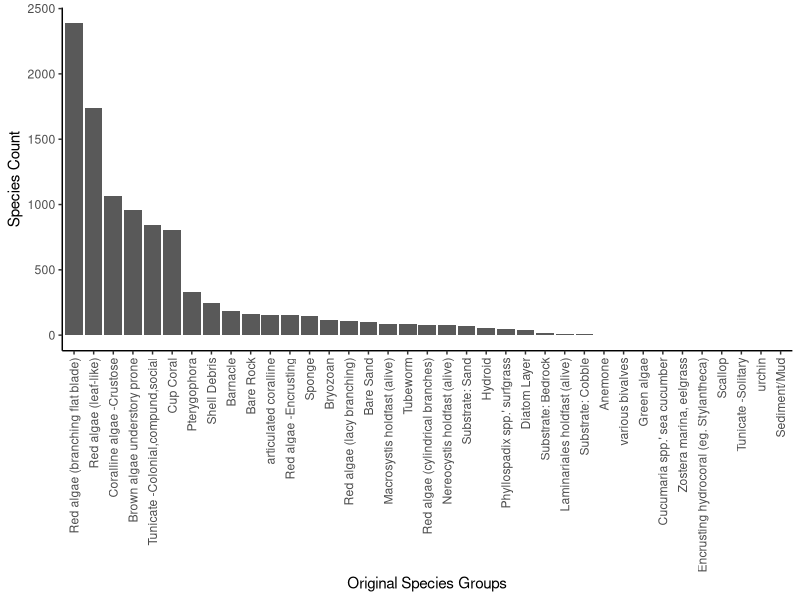
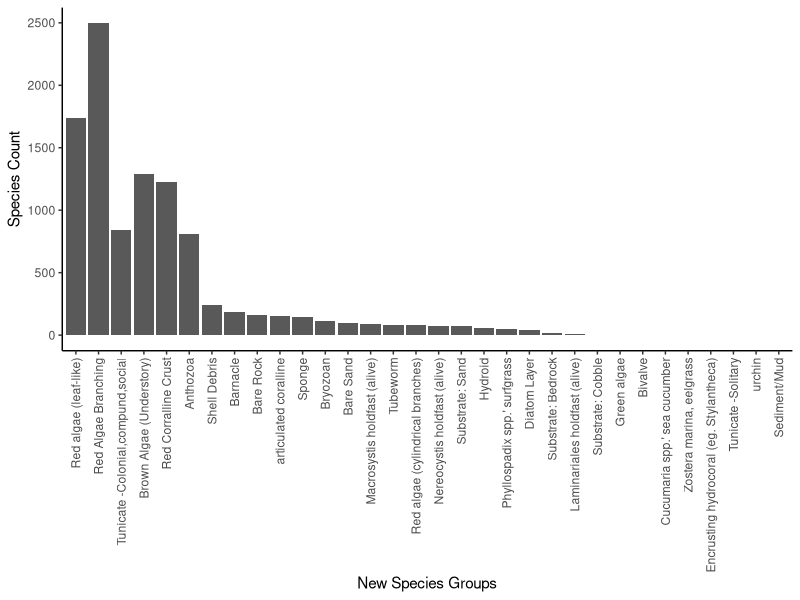

These figures' R source, in order:
## ---- chunk 1
#to load data make sure directory is set to knit from project directory
knitr::opts_chunk$set(echo = FALSE,message=FALSE, warning=FALSE)
 
library(here)
library(tidyverse)
library(knitr)
 
substrate_codes <- read_csv(here("Data","CSV_2015_on","substrate_codes.csv"))

#load 2015 data 
dat.2015 <- read_csv(here("Data", "csv files", "2015_OCNMSDataComplete_standardized_122116.csv")) %>%
  filter(`PISCO datatype` == "UPC") %>%
  separate(Date, into = c("MONTH","DAY","YEAR")) %>%
  rename_all(toupper) %>%
  rename(CLASSCODE= "PISCO CLASSCODE") %>%
  mutate(BUDDY = NA, SEGMENT = NA,SIDE = NA, ZONE = NA, TRANSECT = NA) %>%
  select(SITE, MONTH, DAY, YEAR, OBSERVER, TRANSECT ,QUADRAT, CLASSCODE, PERCENT.COVER,COUNT,DEPTH.FT,SIDE,ZONE,TRANSECT,BUDDY,SEGMENT)
 
#2016 --> 2019
dat.2016 <- read_csv(here("Data","CSV_2015_on","NWFSC_UPC_ALLYEARS_data_2019.csv")) %>% 
              filter(CATEGORY == "COVER") %>%
              select(1:20) %>%
              rename(DEPTH.FT= "DEPTH (FT)")  %>%
              mutate(QUADRAT = NA, PERCENT.COVER = NA) %>% #will circle back tothis and get % cover for 2016 to 2019 data 
              select(SITE, MONTH, DAY, YEAR, OBSERVER, TRANSECT ,QUADRAT, CLASSCODE, PERCENT.COVER,COUNT,DEPTH.FT,SIDE,ZONE,TRANSECT,BUDDY,SEGMENT)

dat.upc <- rbind(dat.2015, dat.2016) %>%
 mutate(COUNT = replace_na(COUNT, 0)) %>%
  left_join(substrate_codes) %>% #rename two that arent in substrate key
  mutate(NAME = case_when(CLASSCODE == "ptero" | NAME == "Pterogophora" ~ "Pterygophora",
                          CLASSCODE == "shell" ~ "various bivalves",
                          TRUE ~ NAME))
 
## ---- chunk 2
#plot species occurence to figure out what should be lumped
dat.upc %>%
  group_by(NAME) %>%
  summarise(species_occurence = sum(COUNT)) %>%
  ggplot() +
  geom_bar(aes(x=reorder(NAME, -species_occurence), y = species_occurence), stat = "identity")+ 
  theme_classic() +
  theme(axis.text.x = element_text(angle = 90, vjust = 0.5, hjust=1)) +
  xlab("Original Species Groups") +
  ylab("Species Count")
 
## ---- chunk 3
dat.upc.summary <- dat.upc %>%
  group_by(NAME) %>%
  summarise(species_occurence = sum(COUNT)) %>%
  mutate(proposed_new_group = case_when(NAME %in% c("Red algae (branching flat blade)", "Red algae (cylindrical branches", "Red algae (lacy branching)") ~ "Red Algae Branching",
                                    NAME %in% c("Pterygophora", "Brown algae understory prone") ~ "Brown Algae (Understory)",
                                    NAME %in% c("various bivalves", "Scallop") ~ "Bivalve",
                                    NAME %in% c("Anemone", "Cup Coral") ~ "Anthozoa",
                                    NAME %in% c("Red algae -Encrusting", "Coralline algae -Crustose") ~ "Red Corralline Crust",
                                    TRUE ~ NAME)) %>%
  select(proposed_new_group, NAME, species_occurence)
  
  kable(dat.upc.summary)
  
## ---- chunk 4

ggplot(dat.upc.summary) +
  geom_bar(aes(x=reorder(proposed_new_group, -species_occurence), y = species_occurence), stat = "identity")+ 
  theme_classic() +
  theme(axis.text.x = element_text(angle = 90, vjust = 0.5, hjust=1)) +
  xlab("New Species Groups") +
  ylab("Species Count")

